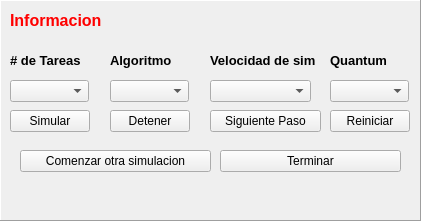
   <widget class="QFrame" name="frame_info">
    <property name="geometry">
     <rect>
      <x>10</x>
      <y>10</y>
      <width>421</width>
      <height>221</height>
     </rect>
    </property>
    <property name="frameShape">
     <enum>QFrame::Panel</enum>
    </property>
    <property name="frameShadow">
     <enum>QFrame::Raised</enum>
    </property>
    <widget class="QLabel" name="label">
     <property name="geometry">
      <rect>
       <x>10</x>
       <y>10</y>
       <width>91</width>
       <height>21</height>
      </rect>
     </property>
     <property name="palette">
      <palette>
       <active>
        <colorrole role="WindowText">
         <brush brushstyle="SolidPattern">
          <color alpha="255">
           <red>255</red>
           <green>0</green>
           <blue>0</blue>
          </color>
         </brush>
        </colorrole>
       </active>
       <inactive>
        <colorrole role="WindowText">
         <brush brushstyle="SolidPattern">
          <color alpha="255">
           <red>255</red>
           <green>0</green>
           <blue>0</blue>
          </color>
         </brush>
        </colorrole>
       </inactive>
       <disabled>
        <colorrole role="WindowText">
         <brush brushstyle="SolidPattern">
          <color alpha="127">
           <red>255</red>
           <green>255</green>
           <blue>255</blue>
          </color>
         </brush>
        </colorrole>
       </disabled>
      </palette>
     </property>
     <property name="font">
      <font>
       <family>Ubuntu</family>
       <pointsize>12</pointsize>
       <weight>75</weight>
       <bold>true</bold>
      </font>
     </property>
     <property name="text">
      <string>Informacion</string>
     </property>
    </widget>
    <widget class="QLabel" name="label_7">
     <property name="geometry">
      <rect>
       <x>10</x>
       <y>50</y>
       <width>81</width>
       <height>21</height>
      </rect>
     </property>
     <property name="palette">
      <palette>
       <active>
        <colorrole role="WindowText">
         <brush brushstyle="SolidPattern">
          <color alpha="255">
           <red>0</red>
           <green>0</green>
           <blue>0</blue>
          </color>
         </brush>
        </colorrole>
       </active>
       <inactive>
        <colorrole role="WindowText">
         <brush brushstyle="SolidPattern">
          <color alpha="255">
           <red>0</red>
           <green>0</green>
           <blue>0</blue>
          </color>
         </brush>
        </colorrole>
       </inactive>
       <disabled>
        <colorrole role="WindowText">
         <brush brushstyle="SolidPattern">
          <color alpha="127">
           <red>255</red>
           <green>255</green>
           <blue>255</blue>
          </color>
         </brush>
        </colorrole>
       </disabled>
      </palette>
     </property>
     <property name="font">
      <font>
       <family>Ubuntu</family>
       <pointsize>10</pointsize>
       <weight>75</weight>
       <italic>false</italic>
       <bold>true</bold>
      </font>
     </property>
     <property name="text">
      <string># de Tareas</string>
     </property>
    </widget>
    <widget class="QLabel" name="label_8">
     <property name="geometry">
      <rect>
       <x>110</x>
       <y>50</y>
       <width>81</width>
       <height>21</height>
      </rect>
     </property>
     <property name="palette">
      <palette>
       <active>
        <colorrole role="WindowText">
         <brush brushstyle="SolidPattern">
          <color alpha="255">
           <red>0</red>
           <green>0</green>
           <blue>0</blue>
          </color>
         </brush>
        </colorrole>
       </active>
       <inactive>
        <colorrole role="WindowText">
         <brush brushstyle="SolidPattern">
          <color alpha="255">
           <red>0</red>
           <green>0</green>
           <blue>0</blue>
          </color>
         </brush>
        </colorrole>
       </inactive>
       <disabled>
        <colorrole role="WindowText">
         <brush brushstyle="SolidPattern">
          <color alpha="127">
           <red>255</red>
           <green>255</green>
           <blue>255</blue>
          </color>
         </brush>
        </colorrole>
       </disabled>
      </palette>
     </property>
     <property name="font">
      <font>
       <family>Ubuntu</family>
       <pointsize>10</pointsize>
       <weight>75</weight>
       <italic>false</italic>
       <bold>true</bold>
      </font>
     </property>
     <property name="text">
      <string>Algoritmo</string>
     </property>
    </widget>
    <widget class="QLabel" name="label_9">
     <property name="geometry">
      <rect>
       <x>210</x>
       <y>50</y>
       <width>111</width>
       <height>21</height>
      </rect>
     </property>
     <property name="palette">
      <palette>
       <active>
        <colorrole role="WindowText">
         <brush brushstyle="SolidPattern">
          <color alpha="255">
           <red>0</red>
           <green>0</green>
           <blue>0</blue>
          </color>
         </brush>
        </colorrole>
       </active>
       <inactive>
        <colorrole role="WindowText">
         <brush brushstyle="SolidPattern">
          <color alpha="255">
           <red>0</red>
           <green>0</green>
           <blue>0</blue>
          </color>
         </brush>
        </colorrole>
       </inactive>
       <disabled>
        <colorrole role="WindowText">
         <brush brushstyle="SolidPattern">
          <color alpha="127">
           <red>255</red>
           <green>255</green>
           <blue>255</blue>
          </color>
         </brush>
        </colorrole>
       </disabled>
      </palette>
     </property>
     <property name="font">
      <font>
       <family>Ubuntu</family>
       <pointsize>10</pointsize>
       <weight>75</weight>
       <italic>false</italic>
       <bold>true</bold>
      </font>
     </property>
     <property name="text">
      <string>Velocidad de sim</string>
     </property>
    </widget>
    <widget class="QLabel" name="label_10">
     <property name="geometry">
      <rect>
       <x>330</x>
       <y>50</y>
       <width>81</width>
       <height>21</height>
      </rect>
     </property>
     <property name="palette">
      <palette>
       <active>
        <colorrole role="WindowText">
         <brush brushstyle="SolidPattern">
          <color alpha="255">
           <red>0</red>
           <green>0</green>
           <blue>0</blue>
          </color>
         </brush>
        </colorrole>
       </active>
       <inactive>
        <colorrole role="WindowText">
         <brush brushstyle="SolidPattern">
          <color alpha="255">
           <red>0</red>
           <green>0</green>
           <blue>0</blue>
          </color>
         </brush>
        </colorrole>
       </inactive>
       <disabled>
        <colorrole role="WindowText">
         <brush brushstyle="SolidPattern">
          <color alpha="127">
           <red>255</red>
           <green>255</green>
           <blue>255</blue>
          </color>
         </brush>
        </colorrole>
       </disabled>
      </palette>
     </property>
     <property name="font">
      <font>
       <family>Ubuntu</family>
       <pointsize>10</pointsize>
       <weight>75</weight>
       <italic>false</italic>
       <bold>true</bold>
      </font>
     </property>
     <property name="text">
      <string>Quantum</string>
     </property>
    </widget>
    <widget class="QComboBox" name="comboBox">
     <property name="geometry">
      <rect>
       <x>10</x>
       <y>80</y>
       <width>79</width>
       <height>22</height>
      </rect>
     </property>
    </widget>
    <widget class="QComboBox" name="comboBox_2">
     <property name="geometry">
      <rect>
       <x>110</x>
       <y>80</y>
       <width>79</width>
       <height>22</height>
      </rect>
     </property>
    </widget>
    <widget class="QComboBox" name="comboBox_3">
     <property name="geometry">
      <rect>
       <x>210</x>
       <y>80</y>
       <width>101</width>
       <height>22</height>
      </rect>
     </property>
    </widget>
    <widget class="QComboBox" name="comboBox_4">
     <property name="geometry">
      <rect>
       <x>330</x>
       <y>80</y>
       <width>79</width>
       <height>22</height>
      </rect>
     </property>
    </widget>
    <widget class="QPushButton" name="pushButton">
     <property name="geometry">
      <rect>
       <x>10</x>
       <y>110</y>
       <width>80</width>
       <height>22</height>
      </rect>
     </property>
     <property name="text">
      <string>Simular</string>
     </property>
    </widget>
    <widget class="QPushButton" name="pushButton_2">
     <property name="geometry">
      <rect>
       <x>110</x>
       <y>110</y>
       <width>80</width>
       <height>22</height>
      </rect>
     </property>
     <property name="text">
      <string>Detener</string>
     </property>
    </widget>
    <widget class="QPushButton" name="pushButton_3">
     <property name="geometry">
      <rect>
       <x>210</x>
       <y>110</y>
       <width>111</width>
       <height>22</height>
      </rect>
     </property>
     <property name="text">
      <string>Siguiente Paso</string>
     </property>
    </widget>
    <widget class="QPushButton" name="pushButton_4">
     <property name="geometry">
      <rect>
       <x>330</x>
       <y>110</y>
       <width>80</width>
       <height>22</height>
      </rect>
     </property>
     <property name="text">
      <string>Reiniciar</string>
     </property>
    </widget>
    <widget class="QPushButton" name="pushButton_5">
     <property name="geometry">
      <rect>
       <x>20</x>
       <y>150</y>
       <width>191</width>
       <height>22</height>
      </rect>
     </property>
     <property name="text">
      <string>Comenzar otra simulacion</string>
     </property>
    </widget>
    <widget class="QPushButton" name="pushButton_6">
     <property name="geometry">
      <rect>
       <x>220</x>
       <y>150</y>
       <width>181</width>
       <height>22</height>
      </rect>
     </property>
     <property name="text">
      <string>Terminar</string>
     </property>
    </widget>
   </widget>
